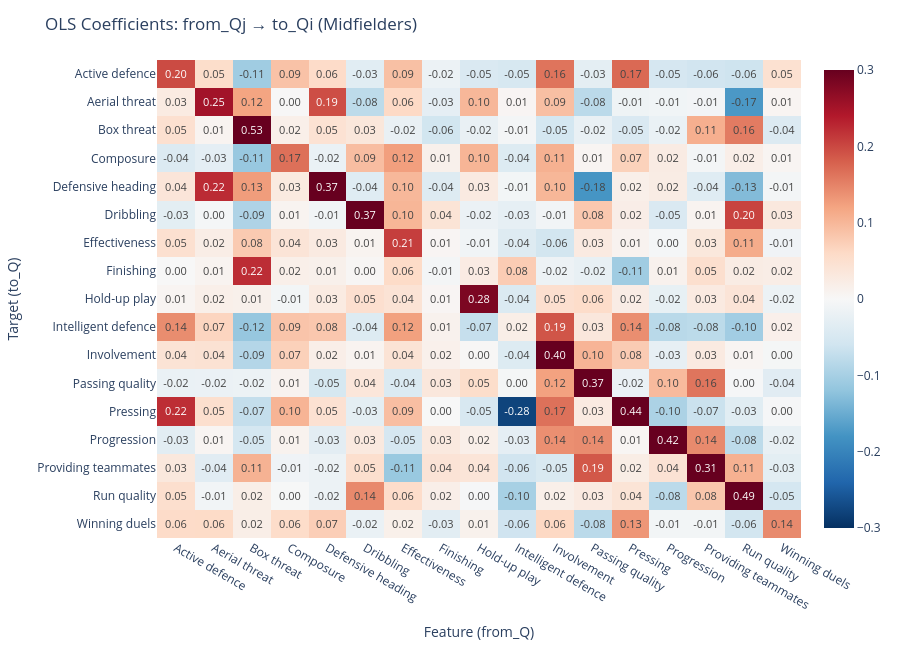

This figure's notebook cell:
### Markdown cell above
### Coefficient Heatmap

Which pre-transfer qualities matter most for predicting each post-transfer quality? Shows β coefficients across all 17 models.

### Code cell
# Build coefficient matrix (exclude intercept)
coef_matrix = pd.DataFrame(index=QUALITIES, columns=QUALITIES, dtype=float)
for q in QUALITIES:
    params = models[q].params
    for fq in QUALITIES:
        coef_matrix.loc[q, fq] = params[f"from_{fq}"]

fig = px.imshow(coef_matrix.values.astype(float), x=QUALITIES, y=QUALITIES,
    color_continuous_scale="RdBu_r", zmin=-0.3, zmax=0.3, text_auto=".2f", aspect="auto")
fig.update_layout(title="OLS Coefficients: from_Qj → to_Qi (Midfielders)",
    xaxis_title="Feature (from_Q)", yaxis_title="Target (to_Q)",
    height=650, template="plotly_white")
fig.show()

### Figure 1 — Plotly figure (JSON) as saved in the notebook; plotly's stock layout.template omitted (floating-point values rounded to 4 significant figures; data arrays with more than 128 entries replaced by an {"elided": "..."} marker saying what was removed)
{"data": [{"coloraxis": "coloraxis", "hovertemplate": "x: %{x}<br>y: %{y}<br>color: %{z}<extra></extra>", "name": "0", "texttemplate": "%{z:.2f}", "type": "heatmap", "x": ["Active defence", "Aerial threat", "Box threat", "Composure", "Defensive heading", "Dribbling", "Effectiveness", "Finishing", "Hold-up play", "Intelligent defence", "Involvement", "Passing quality", "Pressing", "Progression", "Providing teammates", "Run quality", "Winning duels"], "xaxis": "x", "y": ["Active defence", "Aerial threat", "Box threat", "Composure", "Defensive heading", "Dribbling", "Effectiveness", "Finishing", "Hold-up play", "Intelligent defence", "Involvement", "Passing quality", "Pressing", "Progression", "Providing teammates", "Run quality", "Winning duels"], "yaxis": "y", "z": {"elided": "17x17 float values"}}], "layout": {"coloraxis": {"cmax": 0.3, "cmin": -0.3, "colorscale": [[0, "rgb(5,48,97)"], [0.1, "rgb(33,102,172)"], [0.2, "rgb(67,147,195)"], [0.3, "rgb(146,197,222)"], [0.4, "rgb(209,229,240)"], [0.5, "rgb(247,247,247)"], [0.6, "rgb(253,219,199)"], [0.7, "rgb(244,165,130)"], [0.8, "rgb(214,96,77)"], [0.9, "rgb(178,24,43)"], [1, "rgb(103,0,31)"]]}, "height": 650, "margin": {"t": 60}, "title": {"text": "OLS Coefficients: from_Qj → to_Qi (Midfielders)"}, "xaxis": {"anchor": "y", "domain": [0, 1], "title": {"text": "Feature (from_Q)"}}, "yaxis": {"anchor": "x", "autorange": "reversed", "domain": [0, 1], "title": {"text": "Target (to_Q)"}}}}
